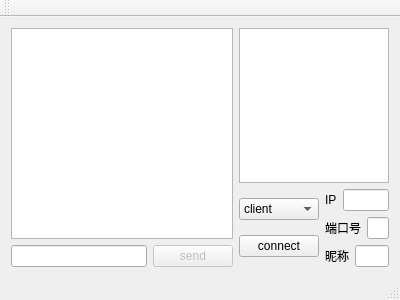
<?xml version="1.0" encoding="UTF-8"?>
<ui version="4.0">
 <class>MQInternet</class>
 <widget class="QMainWindow" name="MQInternet">
  <property name="geometry">
   <rect>
    <x>0</x>
    <y>0</y>
    <width>400</width>
    <height>300</height>
   </rect>
  </property>
  <property name="windowTitle">
   <string>MQInternet</string>
  </property>
  <widget class="QWidget" name="centralWidget">
   <layout class="QHBoxLayout" name="horizontalLayout_7">
    <item>
     <layout class="QHBoxLayout" name="horizontalLayout_6" stretch="3,2">
      <item>
       <layout class="QVBoxLayout" name="verticalLayout_4">
        <item>
         <widget class="QTextEdit" name="textEdit">
          <property name="readOnly">
           <bool>true</bool>
          </property>
         </widget>
        </item>
        <item>
         <layout class="QHBoxLayout" name="horizontalLayout_4">
          <item>
           <widget class="QLineEdit" name="lineEdit_3"/>
          </item>
          <item>
           <widget class="QPushButton" name="pushButton">
            <property name="enabled">
             <bool>false</bool>
            </property>
            <property name="text">
             <string>send</string>
            </property>
           </widget>
          </item>
         </layout>
        </item>
       </layout>
      </item>
      <item>
       <layout class="QVBoxLayout" name="verticalLayout_3">
        <item>
         <widget class="QListView" name="listView"/>
        </item>
        <item>
         <layout class="QHBoxLayout" name="horizontalLayout_5">
          <item>
           <layout class="QVBoxLayout" name="verticalLayout_2">
            <item>
             <widget class="QComboBox" name="comboBox">
              <item>
               <property name="text">
                <string>client</string>
               </property>
              </item>
              <item>
               <property name="text">
                <string>server</string>
               </property>
              </item>
             </widget>
            </item>
            <item>
             <widget class="QPushButton" name="pushButton_2">
              <property name="text">
               <string>connect</string>
              </property>
             </widget>
            </item>
           </layout>
          </item>
          <item>
           <layout class="QVBoxLayout" name="verticalLayout">
            <item>
             <layout class="QHBoxLayout" name="horizontalLayout">
              <item>
               <widget class="QLabel" name="label">
                <property name="text">
                 <string>IP</string>
                </property>
               </widget>
              </item>
              <item>
               <widget class="QLineEdit" name="lineEdit_2"/>
              </item>
             </layout>
            </item>
            <item>
             <layout class="QHBoxLayout" name="horizontalLayout_3">
              <item>
               <widget class="QLabel" name="label_2">
                <property name="text">
                 <string>端口号</string>
                </property>
               </widget>
              </item>
              <item>
               <widget class="QLineEdit" name="lineEdit"/>
              </item>
             </layout>
            </item>
            <item>
             <layout class="QHBoxLayout" name="horizontalLayout_2">
              <item>
               <widget class="QLabel" name="label_3">
                <property name="text">
                 <string>昵称</string>
                </property>
               </widget>
              </item>
              <item>
               <widget class="QLineEdit" name="lineEdit_4"/>
              </item>
             </layout>
            </item>
           </layout>
          </item>
         </layout>
        </item>
       </layout>
      </item>
     </layout>
    </item>
   </layout>
  </widget>
  <widget class="QMenuBar" name="menuBar">
   <property name="geometry">
    <rect>
     <x>0</x>
     <y>0</y>
     <width>400</width>
     <height>21</height>
    </rect>
   </property>
  </widget>
  <widget class="QToolBar" name="mainToolBar">
   <attribute name="toolBarArea">
    <enum>TopToolBarArea</enum>
   </attribute>
   <attribute name="toolBarBreak">
    <bool>false</bool>
   </attribute>
  </widget>
  <widget class="QStatusBar" name="statusBar"/>
 </widget>
 <layoutdefault spacing="6" margin="11"/>
 <resources/>
 <connections/>
</ui>
